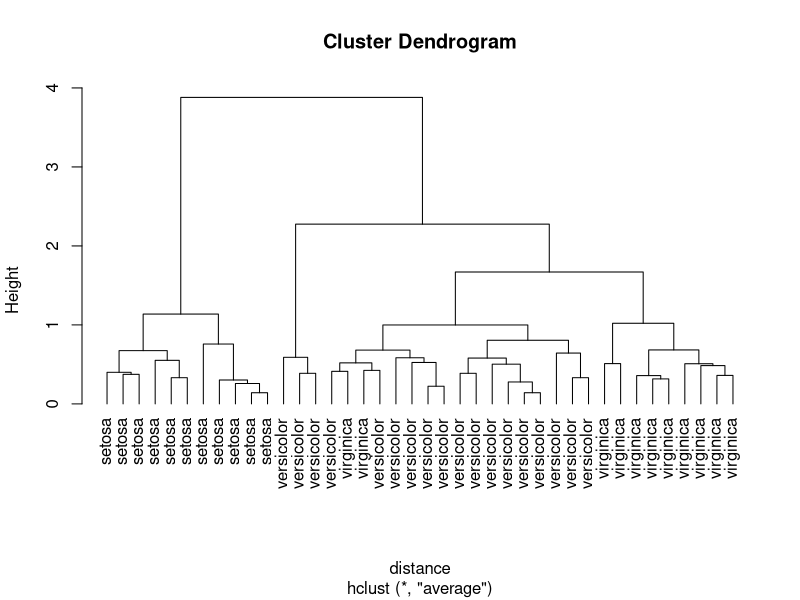
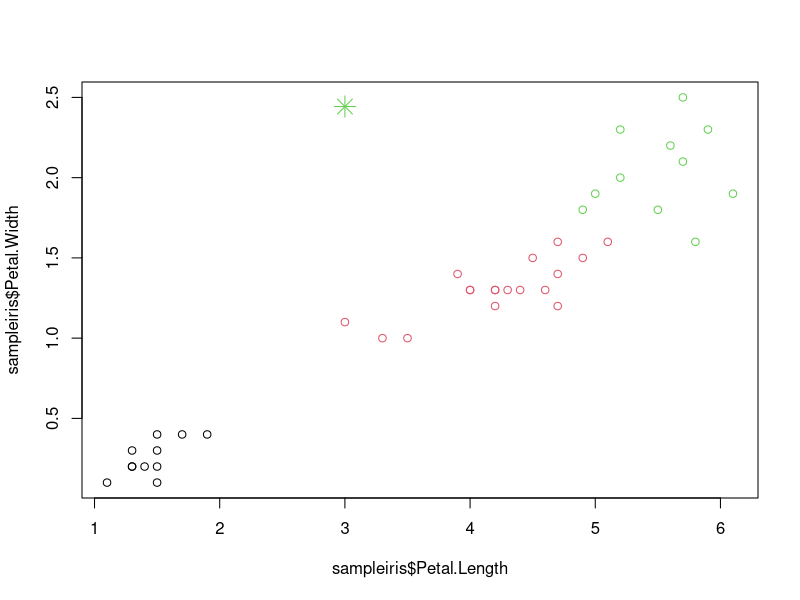

Write R code to recreate these figures, in order.
# HIERARCHICAL 

m <- matrix(1:15,5,3)
dim(m)
dist(m) # computes the distance between rows of m (since there are 3 columns, it is the euclidian distance between tri-dimensional points)

dist(m, method="manhattan")

set.seed(101)

sampleiris <- iris[sample(1:150, 40),] # get samples from iris dataset

# each observation has 4 variables, ie, they are interpreted as 4-D points
distance   <- dist(sampleiris[,-5], method="euclidean") 
hclustfit    <- hclust(distance, method="average")

# choosing clusters
plot(hclustfit, hang=-1, label=sampleiris$Species)
clusters <- cutree(hclustfit, 3)
table(clusters, sampleiris$Species)

cluster_center = aggregate(sampleiris[,-5],list(cluster=clusters),mean)
print(cluster_center)
centers <- rowMeans(cluster_center[, 2:5])

# ggplot(sampleiris, aes(Petal.Length, Petal.Width, color = Species)) + 
#   geom_point(alpha = 0.4, size = 3.5) + geom_point(col = clusterCut) + 
#   scale_color_manual(values = c('black', 'red', 'green'))

plot(sampleiris$Petal.Length, sampleiris$Petal.Width, col = sampleiris$Species)
points(centers, col= 1:3, pch=8, cex=2)

# plot(as.dendrogram(cluster), edgePar=list(col="darkgreen", lwd=2), horiz=T) 
# str(as.dendrogram(cluster))
# cluster$labels[cluster$order]
